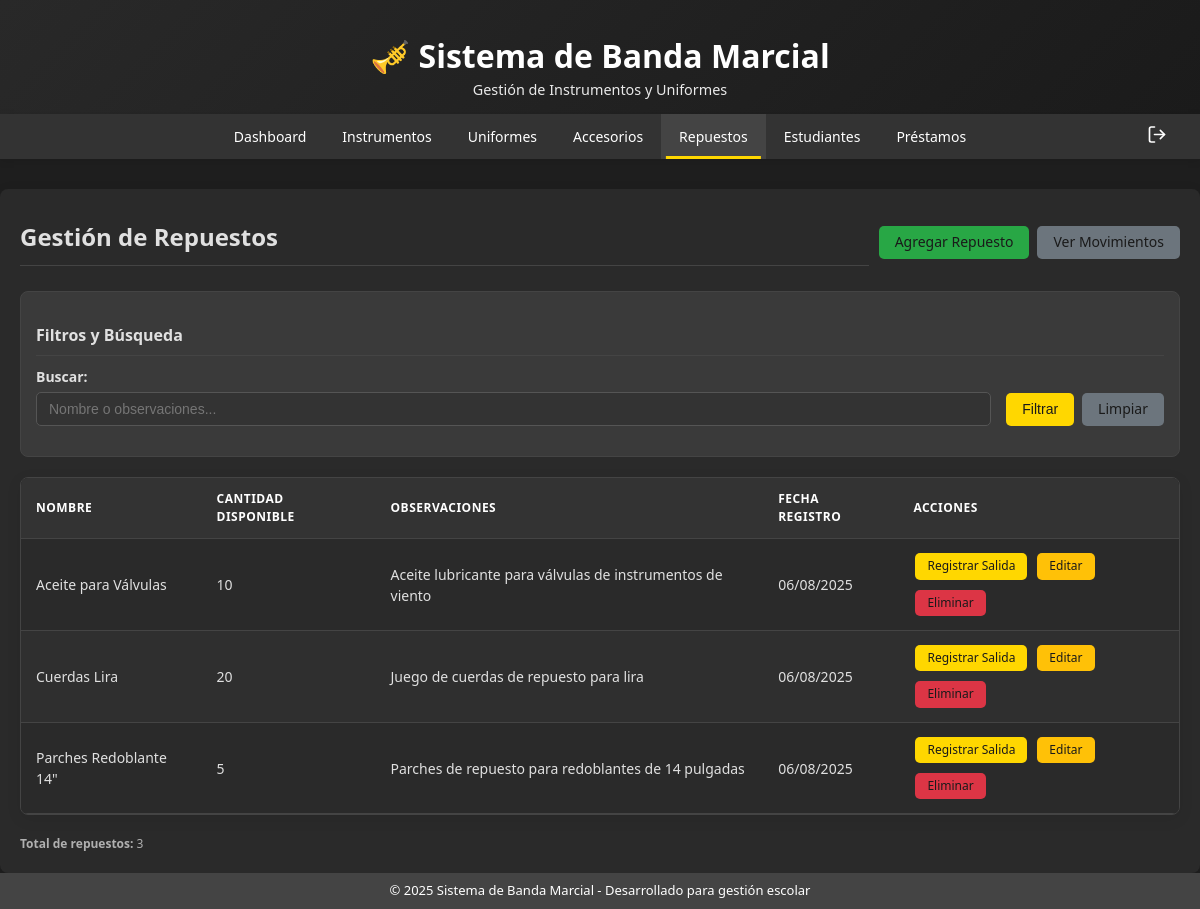
The app's page /modules/repuestos/index.php (signed in) with its own data.
### tables this page shows
CREATE TABLE repuestos (
  id INT AUTO_INCREMENT PRIMARY KEY,
  nombre VARCHAR(100) NOT NULL,
  cantidad_disponible INT NOT NULL DEFAULT 0,
  observaciones TEXT,
  fecha_registro TIMESTAMP DEFAULT CURRENT_TIMESTAMP,
  fecha_actualizacion TIMESTAMP DEFAULT CURRENT_TIMESTAMP ON UPDATE CURRENT_TIMESTAMP
);

### modules/repuestos/index.php (the view, shortened to what this page needs)
<?php
require_once '../../includes/header.php';
$conn = getDBConnection();
$buscar = isset($_GET['buscar']) ? $_GET['buscar'] : '';
$sql = "SELECT * FROM repuestos WHERE 1=1";
$params = [];
$sql .= " ORDER BY nombre";
try {
    $stmt = $conn->prepare($sql);
    $stmt->execute($params);
    $repuestos = $stmt->fetchAll(PDO::FETCH_ASSOC);
} catch(PDOException $e) {
    echo "Error: " . $e->getMessage();
}
?>
<div class="main-content">
    <div class="header-actions">
        <h2>Gestión de Repuestos</h2>
        <div class="btn-group">
            <a href="crear.php" class="btn btn-success">Agregar Repuesto</a>
            <a href="movimientos.php" class="btn btn-secondary">Ver Movimientos</a>
        </div>
    </div>
    <div class="filters">
        <h3>Filtros y Búsqueda</h3>
        <form method="GET">
            <div class="form-row">
                <div class="form-group">
                    <label>Buscar:</label>
                    <input type="text" name="buscar" class="form-control" placeholder="Nombre o observaciones..." value="<?php echo htmlspecialchars($buscar); ?>">
                </div>
                <div class="form-group">
                    <div class="btn-group">
                        <button type="submit" class="btn">Filtrar</button>
                        <a href="index.php" class="btn btn-secondary">Limpiar</a>
                    </div>
                </div>
            </div>
        </form>
    </div>
    <div class="table-container">
        <table id="tabla-datos">
            <thead>
                <tr>
                    <th>Nombre</th>
                    <th>Cantidad Disponible</th>
                    <th>Observaciones</th>
                    <th>Fecha Registro</th>
                    <th>Acciones</th>
                </tr>
            </thead>
            <tbody>
                <?php if (empty($repuestos)): ?>
                <tr>
                    <td colspan="5" class="no-results-cell">
                        No se encontraron repuestos con los filtros aplicados.
                    </td>
                </tr>
                <?php else: ?>
                <?php foreach ($repuestos as $repuesto): ?>
                <tr>
                    <td><?php echo htmlspecialchars($repuesto['nombre']); ?></td>
                    <td><?php echo htmlspecialchars($repuesto['cantidad_disponible']); ?></td>
                    <td><?php echo htmlspecialchars($repuesto['observaciones']); ?></td>
                    <td><?php echo date('d/m/Y', strtotime($repuesto['fecha_registro'])); ?></td>
                    <td>
                        <div class="table-actions">
                            <a href="salida.php?id=<?php echo $repuesto['id']; ?>" class="btn btn-primary">Registrar Salida</a>
                            <a href="editar.php?id=<?php echo $repuesto['id']; ?>" class="btn btn-warning">Editar</a>
                            <a href="eliminar.php?id=<?php echo $repuesto['id']; ?>" class="btn btn-danger" onclick="return confirmarEliminacion('¿Está seguro de eliminar este repuesto? Esto eliminará también su historial de movimientos.')">Eliminar</a>
                        </div>
                    </td>
                </tr>
                <?php endforeach; ?>
                <?php endif; ?>
            </tbody>
        </table>
    </div>
    <div class="text-small text-muted">
        <strong>Total de repuestos:</strong> <?php echo count($repuestos); ?>
    </div>
</div>
<?php require_once '../../includes/footer.php'; ?>

### records on screen
repuestos: nombre "Aceite para Válvulas", cantidad_disponible "10", observaciones "Aceite lubricante para válvulas de instrumentos de viento", fecha_registro "06/08/2025"
repuestos: nombre "Cuerdas Lira", cantidad_disponible "20", observaciones "Juego de cuerdas de repuesto para lira", fecha_registro "06/08/2025"
repuestos: nombre "Parches Redoblante 14\"", cantidad_disponible "5", observaciones "Parches de repuesto para redoblantes de 14 pulgadas", fecha_registro "06/08/2025"

### other values on screen
count($repuestos) "3"
